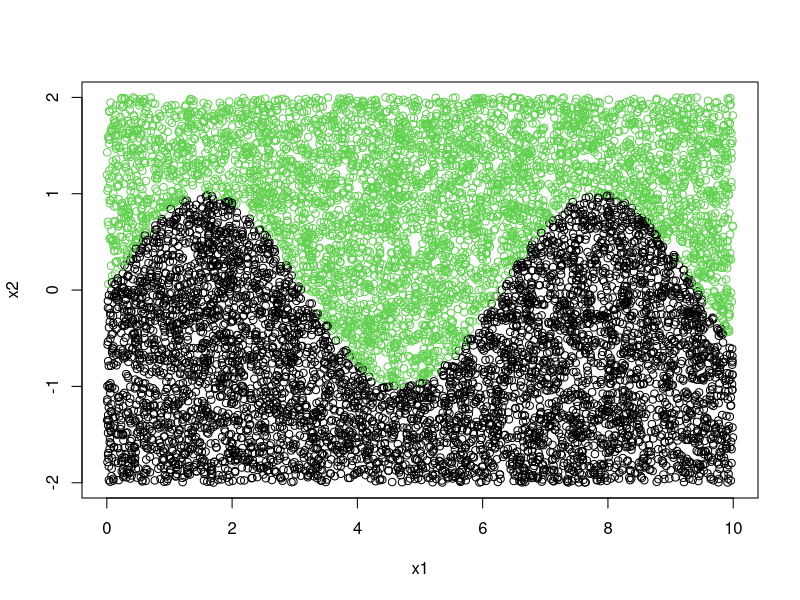
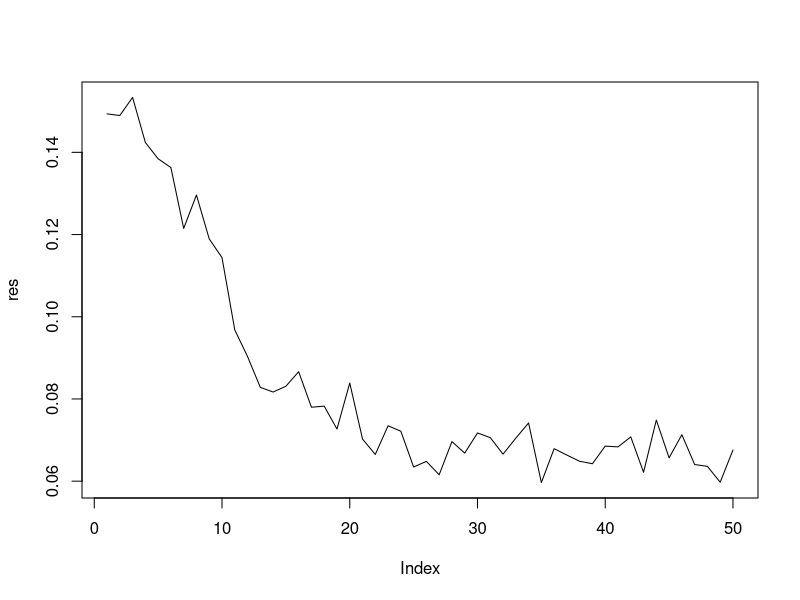

The R source for these figures, in order:
set.seed(1234)

x1 <- runif(10000,0,10)
x2 <- runif(10000,-2,2)
y <- ifelse(x2 > sin(x1),1,-1)
plot(x1,x2,col = y + 2)
allData <- cbind(x1,x2,y)
D <- 2

stumpLearn <- function(w){
  
o1 <- order(dat[,1])
foo1 <- cumsum(w[o1] * dat[o1,3])
m1 <- max(abs(foo1))
i1 <- which.max(abs(foo1))

o2 <- order(dat[,2])
foo2 <- cumsum(w[o2] * dat[o2,3])
m2 <- max(abs(foo2))
i2 <- which.max(abs(foo2))

if(m1>m2){
  i <- 1
  t <- dat[o1[i1],1]
  l <- ifelse(foo1[i1]>0,1,-1)
}
else{
  i <- 2
  t <- dat[o2[i2],2]
  l <- ifelse(foo2[i2]>0,1,-1)
}

return(list(i=i, t=t, l=l))
}

stumpPredict <- function(x, pars){
  
foo<-ifelse(x[,pars$i]<pars$t,pars$l,-(pars$l))

return(foo)
}

AdaBoostLearn <- function(){
  
  n <- nrow(dat)
  w <- rep(1/n, times = n)
  alpha <- rep(0,times = B)
  allPars <- rep(list(list()),B)
  for(b in 1:B){
    allPars[[b]] <- stumpLearn(w)
    yhat <- stumpPredict(dat[,1:D],allPars[[b]])
    E <- sum(w * (dat[,D+1] != yhat))
    alpha[b] <- 0.5 * log((1-E)/E)
    w <- w * exp(- alpha[b] * dat[,D+1] * yhat)
    w <- w / sum(w)
  }
  
  return(list(allPars=allPars, allAlpha=alpha))
}

AdaBoostPredict <- function(x, allPars, allAlpha){
  
  foo <- rep(0,times=nrow(x))
  for(b in 1:B){
    foo <- foo + allAlpha[b] * stumpPredict(x, allPars[[b]])
  }
  foo <- ifelse(foo>0,1,-1)
  
  return(foo)
}

res <- NULL
for(B in 1:50){
  res2 <- NULL
  for(i in 1:10){
    foo <- sample(1:10000,500)
    dat <- allData[foo,]
    tes <- allData[-foo,]
    foo <- AdaBoostLearn()
    res2 <- c(res2,mean(AdaBoostPredict(tes[,1:D],foo$allPars,foo$allAlpha) != tes[,D+1]))
  }
  res <- c(res,mean(res2))
}
plot(res, type = "l")
